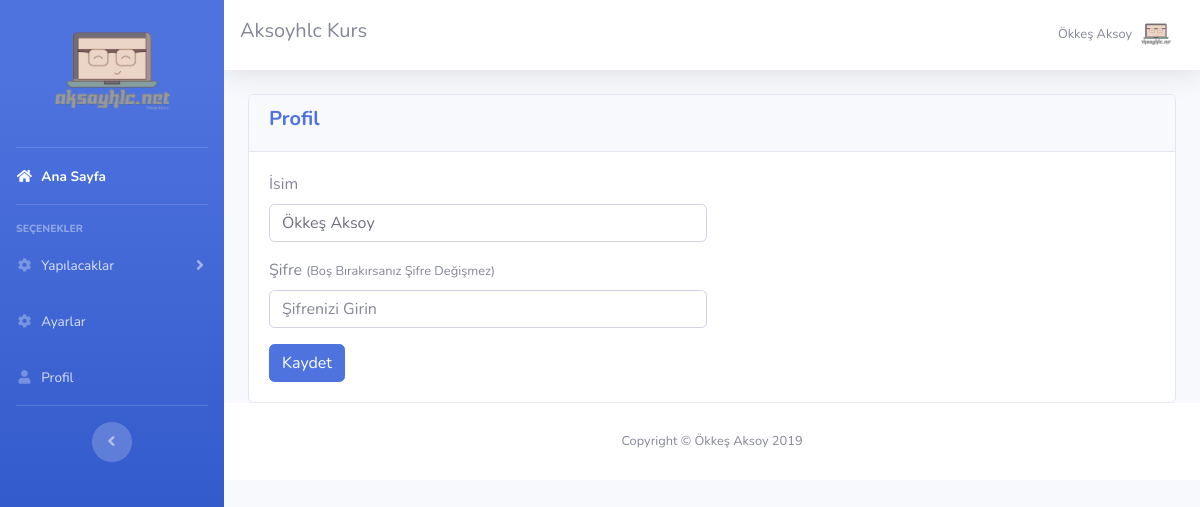
The app's page /profil.php (signed in) with its own data.
### tables this page shows
CREATE TABLE `ayarlar` (
  `id` int(11) NOT NULL,
  `site_logo` varchar(400) NOT NULL,
  `site_baslik` varchar(350) NOT NULL,
  `site_aciklama` varchar(300) NOT NULL,
  `site_link` varchar(100) NOT NULL,
  `site_sahip_mail` varchar(100) NOT NULL,
  `site_mail_host` varchar(100) NOT NULL,
  `site_mail_mail` varchar(100) NOT NULL,
  `site_mail_port` int(11) NOT NULL,
  `site_mail_sifre` varchar(100) NOT NULL
);

CREATE TABLE `kullanicilar` (
  `kul_id` int(11) NOT NULL,
  `kul_isim` varchar(200) NOT NULL,
  `kul_mail` varchar(200) NOT NULL,
  `kul_sifre` varchar(100) NOT NULL,
  `kul_telefon` varchar(100) NOT NULL,
  `kul_yetki` int(11) NOT NULL DEFAULT '0'
);

### islemler/baglan.php (called while the page is built, shortened)
<?php
$host="localhost";
$veritabani_ismi="kursyapilacaklar";
$kullanici_adi="root";
$sifre="123456789";
try {
	$db = new PDO("mysql:host=$host;dbname=$veritabani_ismi;charset=utf8",$kullanici_adi,$sifre);
} catch (PDOException $e) {
	echo $e->getmessage();
}
$sorgu=$db->prepare("SELECT * FROM ayarlar");
$sorgu->execute();
$ayarcek=$sorgu->fetch(PDO::FETCH_ASSOC);
?>

### fonksiyonlar.php (called while the page is built, shortened)
<?php
function yetkikontrol()
{
	if (@$_SESSION['kul_yetki']==1) {
		return TRUE;
	} else {
		return FALSE;
	}
}
?>

### profil.php (the view)
<?php include 'header.php';
$sorgu=$db->prepare("SELECT * FROM kullanicilar WHERE kul_id=:kul_id");
$sorgu->execute(array(
	'kul_id' => $_SESSION['kul_id']
));
$kullanici=$sorgu->fetch(PDO::FETCH_ASSOC);
?>
<div class="container-fluid">
	<div class="row">
		<div class="col-md-12">
			<div class="card">
				<div class="card-header">
					<h5 class="font-weight-bold text-primary">Profil</h5>
				</div>
				<div class="card-body">
					<form action="islemler/ajax.php" method="POST" accept-charset="utf-8">
						<div class="form-row">
							<div class="col-md-6 form-group">
								<label>İsim</label>
								<input type="text" name="kul_isim" class="form-control" value="<?php echo $kullanici['kul_isim'] ?>" placeholder="İsminizi Girin">
							</div>
						</div>
						<div class="form-row">
							<div class="col-md-6 form-group">
								<label>Şifre <small>(Boş Bırakırsanız Şifre Değişmez)</small></label>
								<input type="password" name="kul_sifre" class="form-control" placeholder="Şifrenizi Girin">
							</div>
						</div>
						<button type="submit" name="profilkaydet" class="btn btn-primary">Kaydet</button>
					</form>
				</div>
			</div>
		</div>
	</div>
</div>
<?php include 'footer.php' ?>

### header.php (shortened to what this page needs)
<?php
include 'islemler/baglan.php';
include 'fonksiyonlar.php';
?>
<!DOCTYPE html>
<html lang="en">
<head>
  <link href="vendor/fontawesome-free/css/all.min.css" rel="stylesheet" type="text/css">
  <link href="css/sb-admin-2.min.css" rel="stylesheet">
</head>
<body id="page-top">
  <div id="wrapper">
    <ul class="navbar-nav bg-gradient-primary sidebar sidebar-dark accordion" id="accordionSidebar">
     <li class="nav-item">
      <a class="nav-link text-center" href="index.php">
        <img src="dosyalar/<?php echo $ayarcek['site_logo'] ?>" style="width: 60%; height: auto;">
      </a>
    </li>
    <hr class="sidebar-divider my-0">
    <li class="nav-item active">
      <a class="nav-link" href="index.php">
        <i class="fas fa-fw fa-home"></i>
        <span>Ana Sayfa</span></a>
      </li>
      <hr class="sidebar-divider">
      <div class="sidebar-heading">
        Seçenekler
      </div>
      <li class="nav-item">
        <a class="nav-link collapsed" href="#" data-toggle="collapse" data-target="#collapseTwo" aria-expanded="true" aria-controls="collapseTwo">
          <i class="fas fa-fw fa-cog"></i>
          <span>Yapılacaklar</span>
        </a>
      </li>
      <?php
      if (yetkikontrol()) { ?>
        <li class="nav-item">
          <a class="nav-link" href="ayarlar.php">
            <i class="fas fa-fw fa-cog"></i>
            <span>Ayarlar</span></a>
          </li>
        <?php } ?>
        <li class="nav-item">
          <a class="nav-link" href="profil.php">
            <i class="fas fa-fw fa-user"></i>
            <span>Profil</span></a>
          </li>
          <hr class="sidebar-divider d-none d-md-block">
          <div class="text-center d-none d-md-inline">
            <button class="rounded-circle border-0" id="sidebarToggle"></button>
          </div>
        </ul>
        <div id="content-wrapper" class="d-flex flex-column">
          <div id="content">
            <nav class="navbar navbar-expand navbar-light bg-white topbar mb-4 static-top shadow">
              <h5><?php echo $ayarcek['site_baslik'] ?></h5>
              <ul class="navbar-nav ml-auto">
                <li class="nav-item dropdown no-arrow">
                  <a class="nav-link dropdown-toggle" href="#" id="userDropdown" role="button" data-toggle="dropdown" aria-haspopup="true" aria-expanded="false">
                    <span class="mr-2 d-none d-lg-inline text-gray-600 small"><?php echo $_SESSION['kul_isim'] ?></span>
                    <img class="img-profile rounded-circle" src="dosyalar/<?php echo $ayarcek['site_logo'] ?>">
                  </a>
                </li>
              </ul>
            </nav>

### records on screen
ayarlar: site_logo (picture), site_baslik "Aksoyhlc Kurs"
kullanicilar: kul_isim "Ökkeş Aksoy"

### other values on screen
$_SESSION['kul_isim'] "Ökkeş Aksoy"
